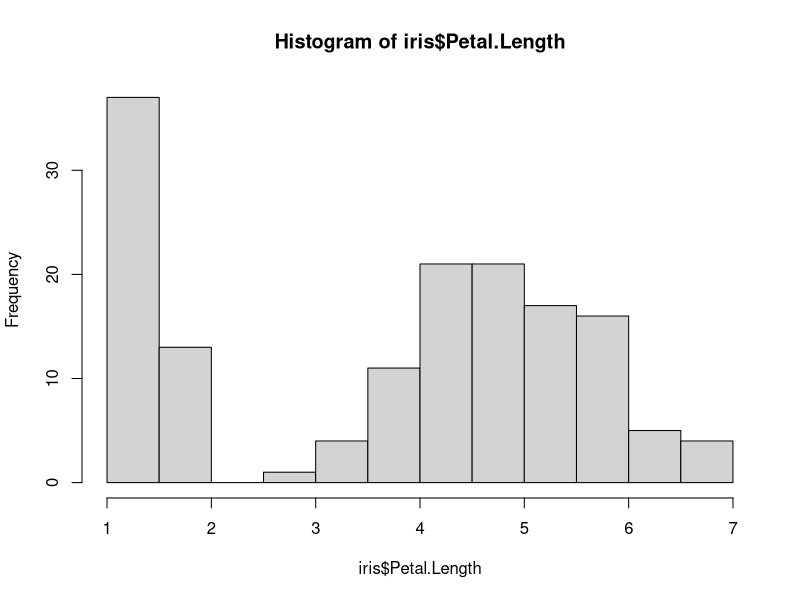
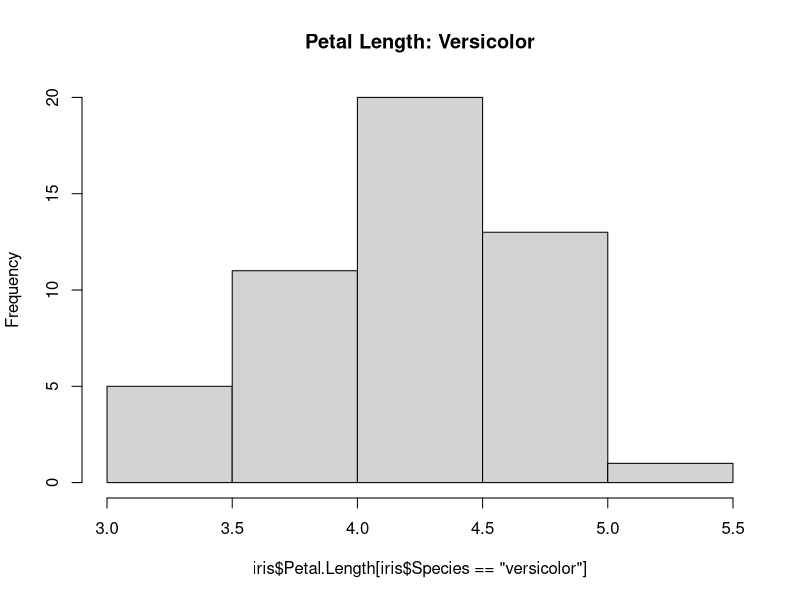
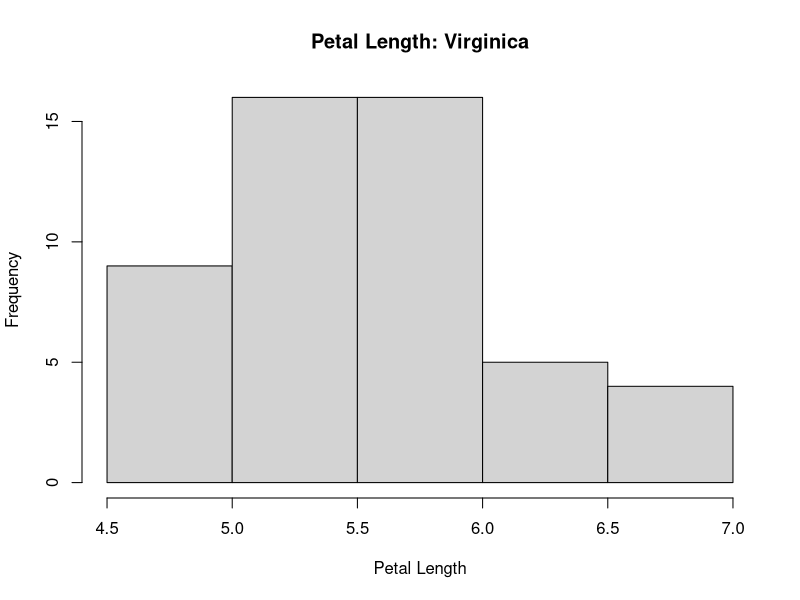
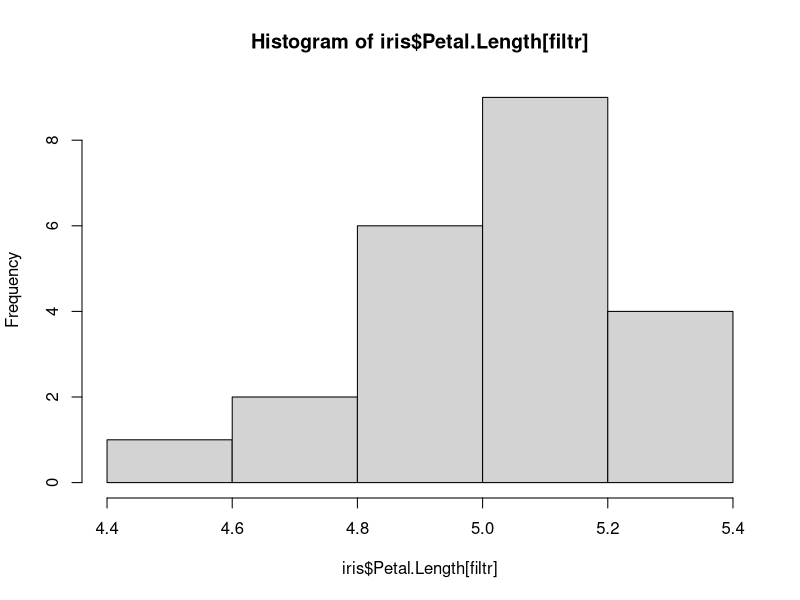

These charts were generated, in order, by the following R code:
library(datasets)
hist(iris$Petal.Length)
summary(iris$Petal.Length)

summary(iris$Species)


hist(iris$Petal.Length[iris$Species == 'versicolor'], main="Petal Length: Versicolor")

hist(iris$Petal.Length[iris$Species == "virginica"], main="Petal Length: Virginica", xlab="Petal Length")

class(iris$Species == 'versicolor')
length(iris$Species == 'versicolor')


filtr = iris$Species == 'virginica' & iris$Petal.Length < 5.5
filtr
hist(iris$Petal.Length[filtr])
fr <- iris[1:5, 3:4]
fr

name <- c('sahak', 'petrosyan', T)
class(name)
typeof(name)
class(c(1, 2, 3, 4))
g = vector(mode='numeric', 8)
class(g)
typeof(g)


n1 <- 15
n1
typeof(n1)

n2 <- 1.5
n2
typeof(n2)

c1 <- "c"
c1
typeof(c1)

c2 <- "a string of text"
c2
typeof(c2)

l1 <- TRUE
l1
typeof(l1)

l2 <- F
l2
typeof(l2)

v1 <- c(1, 2, 3, 4)
v1
is.list(v1)

m1 <- matrix(c(T, T, F, F, T, F), nrow = 2)
m1

m2 <- matrix(c("a", "b", "c", "d"), nrow = 2, byrow=T)
m2

a1 <- array(c(1:24), c(4, 3, 2))
a1

vNumeric = c(1, 2, 3)
vCharacter <- c("a", "b", "c")
vLogical <- c(T, F, T)

dfa <- cbind(vNumeric, vCharacter, vLogical)
dfa

df <- as.data.frame(dfa)
df


o1 <- c(1, 2, 3)
o2 <- c("a", "b", "c", "d")
o3 <- c(T, F, T, T, F)

list1 <- list(o1, o2, o3)
list1

list2 <- list(o1, o2, o3, list1)
list2
list2[4][2]

(coerce2 <- 5)
typeof(coerce2)

(coerce3 <- as.integer(5))
typeof(coerce3)

(coerce4 <- c("1", "2", "3"))
typeof(coerce4)
(coerce5 <- as.numeric(c("1", "2", "3")))
typeof(coerce5)


(coerce6 <- matrix(1:9, nrow=3))
is.matrix(coerce6)

(coerce7 <- as.data.frame(matrix(1:9, nrow=3)))
is.data.frame(coerce7)


rm(list = ls())

x <- 1:3
y <- 1:9

df1 <- cbind.data.frame(x, y)
df1

typeof(df1$x)
x2 <- as.factor(c(1:3))
x2
df2 <- cbind.data.frame(x2, y)
df2
str(df2)
